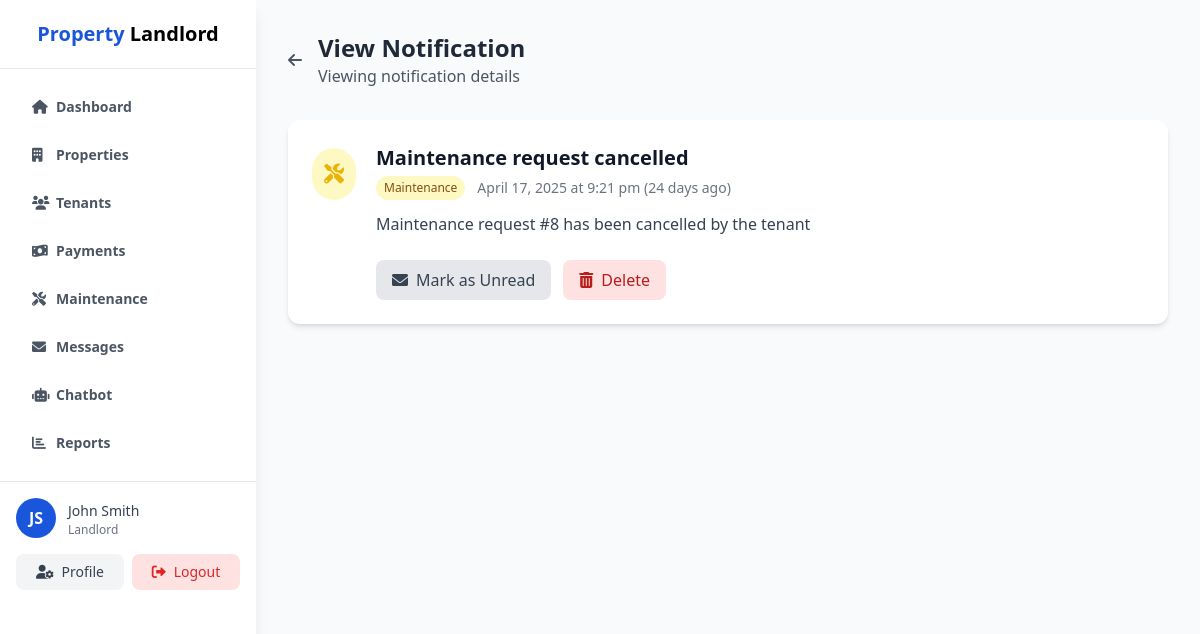
The page /admin/view_notification.php?id=22 (signed in) on the database its author committed.
### tables this page shows
CREATE TABLE IF NOT EXISTS notifications (
    notification_id INT AUTO_INCREMENT PRIMARY KEY,
    user_id INT NOT NULL,
    title VARCHAR(100) NOT NULL,
    message TEXT NOT NULL,
    type ENUM('payment', 'maintenance', 'lease', 'general') NOT NULL,
    is_read BOOLEAN DEFAULT FALSE,
    created_at TIMESTAMP DEFAULT CURRENT_TIMESTAMP,
    FOREIGN KEY (user_id) REFERENCES users(user_id) ON DELETE CASCADE
);

### includes/functions.php (called while the page is built, shortened)
<?php
function timeAgo($datetime) {
    $now = new DateTime();
    $ago = new DateTime($datetime);
    $diff = $now->diff($ago);
    if ($diff->d > 0) {
        return $diff->d . ' day' . ($diff->d > 1 ? 's' : '') . ' ago';
    }
    return 'Just now';
}
?>

### admin/view_notification.php (the view, shortened to what this page needs)
<?php
require_once '../includes/functions.php';
$userId = $_SESSION['user_id'];
$notificationId = (int)$_GET['id'];
$stmt = $pdo->prepare("
    SELECT * FROM notifications
    WHERE notification_id = :notificationId AND user_id = :userId
");
$stmt->execute([
    'notificationId' => $notificationId,
    'userId' => $userId
]);
$notification = $stmt->fetch();
if (!$notification['is_read']) {
    $notification['is_read'] = 1;
}
?>
<!DOCTYPE html>
<html lang="en">
<head>
    <script src="https://cdn.tailwindcss.com"></script>
    <link rel="stylesheet" href="https://cdnjs.cloudflare.com/ajax/libs/font-awesome/6.0.0/css/all.min.css">
</head>
<body class="bg-gray-50">
    <?php include 'admin_sidebar.php'; ?>
    <div class="ml-64 p-8">
        <div class="flex items-center mb-8">
            <a href="notifications.php" class="mr-4 text-gray-600 hover:text-gray-900">
                <i class="fas fa-arrow-left"></i>
            </a>
            <div>
                <h2 class="text-2xl font-bold text-gray-800">View Notification</h2>
                <p class="text-gray-600">Viewing notification details</p>
            </div>
        </div>
        <div class="bg-white rounded-xl shadow-md overflow-hidden mb-8">
            <div class="p-6">
                <div class="flex items-start">
                    <div class="flex-shrink-0 pt-1">
                        <?php if ($notification['type'] === 'payment'): ?>
                            <div class="p-3 rounded-full bg-green-100">
                                <i class="fas fa-money-bill-wave text-green-500 text-xl"></i>
                            </div>
                        <?php elseif ($notification['type'] === 'maintenance'): ?>
                            <div class="p-3 rounded-full bg-yellow-100">
                                <i class="fas fa-tools text-yellow-500 text-xl"></i>
                            </div>
                        <?php elseif ($notification['type'] === 'lease'): ?>
                            <div class="p-3 rounded-full bg-blue-100">
                                <i class="fas fa-file-contract text-blue-500 text-xl"></i>
                            </div>
                        <?php else: ?>
                            <div class="p-3 rounded-full bg-gray-100">
                                <i class="fas fa-bell text-gray-500 text-xl"></i>
                            </div>
                        <?php endif; ?>
                    </div>
                    <div class="ml-5 flex-1">
                        <h3 class="text-xl font-semibold text-gray-900"><?php echo htmlspecialchars($notification['title']); ?></h3>
                        <div class="flex items-center mt-1 mb-3">
                            <span class="px-2 py-1 text-xs font-medium rounded-full
                                <?php
                                switch ($notification['type']) {
                                    case 'maintenance':
                                        echo 'bg-yellow-100 text-yellow-800';
                                        break;
                                }
                                ?>">
                                <?php echo ucfirst($notification['type']); ?>
                            </span>
                            <span class="ml-3 text-sm text-gray-500">
                                <?php echo date('F j, Y \a\t g:i a', strtotime($notification['created_at'])); ?>
                                (<?php echo timeAgo($notification['created_at']); ?>)
                            </span>
                        </div>
                        <div class="text-gray-700 mb-4">
                            <?php echo nl2br(htmlspecialchars($notification['message'])); ?>
                        </div>
                        <div class="flex mt-6">
                            <?php if ($notification['is_read']): ?>
                                <a href="handle_notification.php?id=<?php echo $notification['notification_id']; ?>&action=unread" class="px-4 py-2 bg-gray-200 text-gray-700 rounded-lg hover:bg-gray-300 mr-3">
                                    <i class="fas fa-envelope mr-2"></i>Mark as Unread
                                </a>
                            <?php else: ?>
                                <a href="handle_notification.php?id=<?php echo $notification['notification_id']; ?>&action=read" class="px-4 py-2 bg-blue-100 text-blue-700 rounded-lg hover:bg-blue-200 mr-3">
                                    <i class="fas fa-check mr-2"></i>Mark as Read
                                </a>
                            <?php endif; ?>
                            <a href="handle_notification.php?id=<?php echo $notification['notification_id']; ?>&action=delete" class="px-4 py-2 bg-red-100 text-red-700 rounded-lg hover:bg-red-200" onclick="return confirm('Are you sure you want to delete this notification?')">
                                <i class="fas fa-trash-alt mr-2"></i>Delete
                            </a>
                        </div>
                    </div>
                </div>
            </div>
        </div>
    </div>
</body>
</html>

### rows shown on the page
notifications: title "Maintenance request cancelled", type "Maintenance", created_at "April 17, 2025 at 9:21 pm", created_at "24 days ago", message "Maintenance request #8 has been cancelled by the tenant"

### other values the page prints
substr($_SESSION['first_name'], 0, 1) "J"
substr($_SESSION['last_name'], 0, 1) "S"
$_SESSION['first_name'] . ' ' . $_SESSION['last_name'] "John Smith"
$_SESSION['role'] "Landlord"
